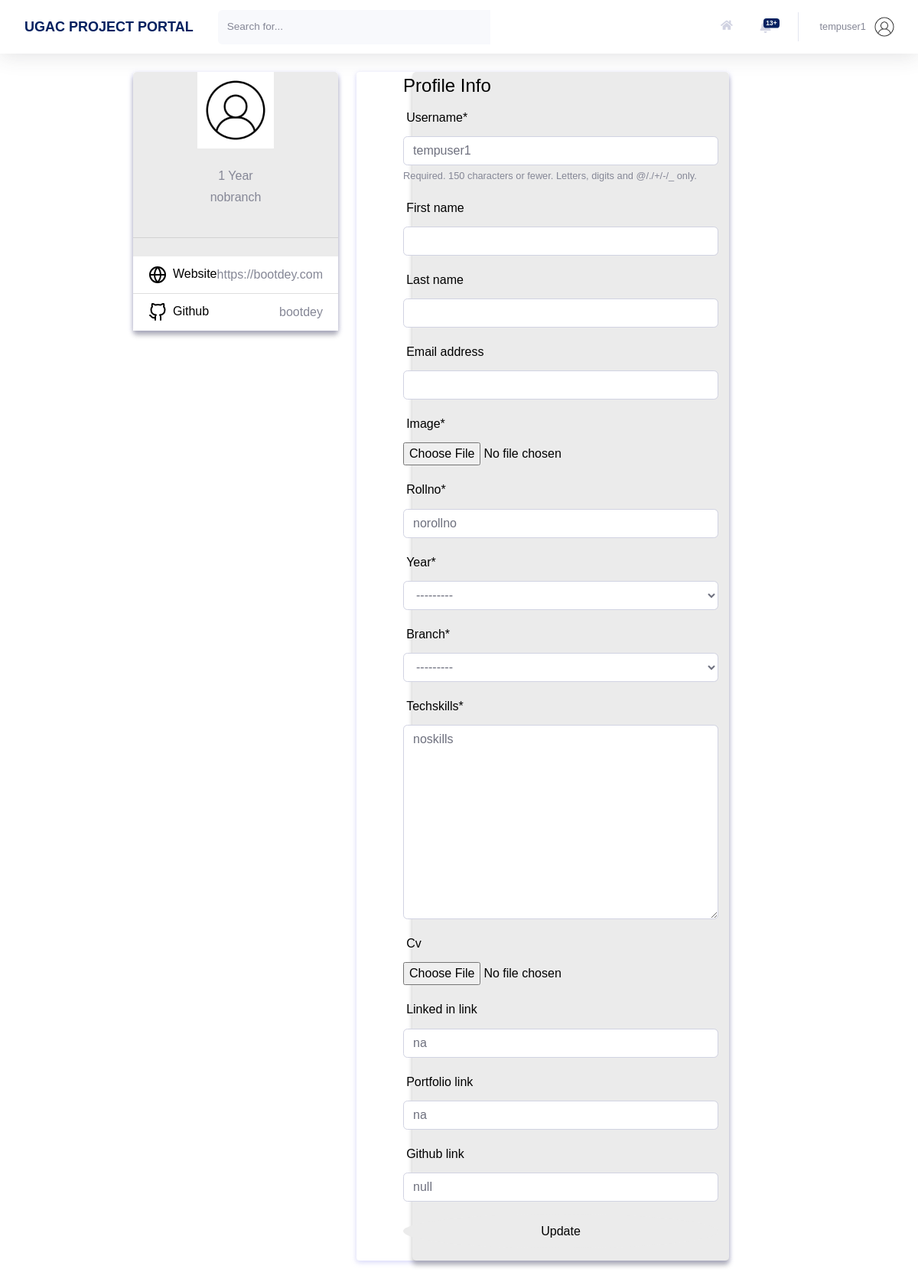
The app's page /profile/edit/ (signed in) with its own data.
### users/models.py (models this page shows, shortened)
class Profile(models.Model):
    user = models.OneToOneField(User, on_delete=models.CASCADE)
    image = models.ImageField(default = 'default.jpg', upload_to='profile_pics', blank=True)
    rollno = models.CharField(max_length=10)
    year = models.CharField(max_length=30, choices = YEAR_CHOICES)
    branch = models.CharField(max_length=30, choices = BRANCH_CHOICES)
    techskills = models.TextField()
    starred_projects = models.ManyToManyField(Project, related_name='starred_projects', blank = True)
    liked_projects = models.ManyToManyField(Project, related_name='liked_projects', blank = True)
    cv = models.FileField(blank = True, upload_to='resumes',validators=[FileExtensionValidator(allowed_extensions=['pdf'])])
    linked_in_link = models.CharField(blank=True, max_length=100)
    portfolio_link = models.CharField(blank=True, max_length=100)
    github_link = models.CharField(blank=True, max_length=100)

### users/views.py (the view)
# urls.py: path('edit/', views.profile_edit, name = 'profile-edit'),
@login_required
def profile_edit(request):
    if request.method == 'POST':
        user_update_form = UserUpdateForm(request.POST, instance = request.user)
        profile_update_form = ProfileUpdateForm(request.POST, request.FILES, instance = request.user.profile)
        if user_update_form.is_valid() and profile_update_form.is_valid():
            user_profile = Profile.objects.get(user = request.user)
            user_img = str(user_profile.image)
            user_cv = str(user_profile.cv)
            if len(request.FILES)!=0:
                if request.FILES.get('image') and user_img!="default.jpg":
                    default_storage.delete(user_img)
                elif request.FILES.get('cv') and user_cv:
                    default_storage.delete(user_cv)
            user_update_form.save()
            profile_update_form.save()
            messages.success(request, "Your profile has been updated!")
            return redirect('/profile/'+ str(request.user.id))
        else:
            messages.error(request, 'Please correct the error below.')
    else:
        user_update_form = UserUpdateForm(instance = request.user)
        profile_update_form = ProfileUpdateForm(instance = request.user.profile)
    context = {
        'title': 'Profile Edit',
        'user_form': user_update_form,
        'notifications': Notification.objects.filter(user=request.user).order_by('-time'),
        'profile_form': profile_update_form,
    }
    return render(request, 'users/profile_edit.html', context)

### users/forms.py
class UserUpdateForm(forms.ModelForm):
    class Meta:
        model = User
        fields = ['username', 'first_name', 'last_name', 'email']

class ProfileUpdateForm(forms.ModelForm):
    image = forms.FileField(
        widget = FileInput(),
    )
    class Meta:
        model = Profile
        fields = ['image', 'rollno', 'year', 'branch', 'techskills', 'cv','linked_in_link','portfolio_link','github_link']

### users/templates/users/profile_edit.html (shortened to what this page needs)
{% extends 'home/main.html' %}
{% load crispy_forms_tags %}
{% load static %}
{% block stylesheets %}
<link rel="stylesheet" type="text/css" href="{% static 'home/style.css' %}">
{% endblock stylesheets %}
{% block customStylesheets %}
<link rel="stylesheet" type="text/css" href="{% static 'users/cards.css' %}">
{% endblock customStylesheets %}
{% block mainContentBlock %}
<div class="container">
    <div class="main-body">
        <div class="row">
            <div class="col-lg-4">
                <div class="card">
                    <div class="card-body">
                        <div class="d-flex flex-column align-items-center text-center">
                            <img src="{{ user.profile.image.url }}" alt="" style="height:100px;height:100px">
                            <div class="mt-3">
                                <p class="text-secondary mb-1">{{ user.profile.year }} Year</p>
                                <p class="text-muted font-size-sm">{{ user.profile.branch }}</p>
                            </div>
                        </div>
                        <hr class="my-4">
                        <ul class="list-group list-group-flush">
                            <li class="list-group-item d-flex justify-content-between align-items-center flex-wrap">
                                <h6 class="mb-0">Website</h6>
                                <span class="text-secondary">https://bootdey.com</span>
                            </li>
                            <li class="list-group-item d-flex justify-content-between align-items-center flex-wrap">
                                <h6 class="mb-0">Github</h6>
                                <span class="text-secondary">bootdey</span>
                            </li>
                        </ul>
                    </div>
                </div>
            </div>
            <div class="col-lg-7">
                <div class="card">
                    <div class="card-body" style="margin-left: 15%;">
                        <div class="row mb-3">
                            <form method="POST" enctype="multipart/form-data">
                                <fieldset>
                                    <legend>Profile Info</legend>
                                    {{ user_form|crispy }}
									{{ profile_form|crispy }}
                                </fieldset>
                                <div>
                                    <button class="btn btn-primary btn-user btn-block" type="submit">Update</button>
                                </div>
                            </form>
                        </div>
                    </div>
                </div>
            </div>
        </div>
    </div>
</div>
</div>
<br><br><br><br>
</div>
{% endblock mainContentBlock %}

### home/templates/home/main.html (shortened to what this page needs)
{% extends 'home/base.html' %}
{% load static %}
{% load crispy_forms_tags %}
{% block content %}
{% block mainContentBlock %}{% endblock mainContentBlock %}
    {% endblock content %}

### home/templates/home/base.html (shortened to what this page needs)
{% load static %}
<!DOCTYPE html>
<html lang="en">
    <head>
        {% block stylesheets %}{% endblock stylesheets %}
        {% block customStylesheets %}{% endblock customStylesheets %}
        {% block ajaxBlock %}
        <link href="https://cdnjs.cloudflare.com/ajax/libs/select2/4.0.3/css/select2.min.css" rel="stylesheet" />
        {% endblock ajaxBlock %}
        <link rel="stylesheet" href="https://pro.fontawesome.com/releases/v5.10.0/css/all.css" />
    </head>
    {% block mainBlock %}
    <body id="page-top">
        <div id="wrapper">
            <div id="content-wrapper" class="d-flex flex-column">
                <div id="content" style="background: white;">
                    <nav class="navbar navbar-expand navbar-light bg-white topbar mb-4 static-top shadow">
                        <div class="sidebar-brand-text mx-3" style="color: #022160; font-size: large; font-weight: bold"> UGAC PROJECT PORTAL </div>
                        <form method="POST" action="{{request.get_full_path}}" class="d-none d-sm-inline-block form-inline mr-auto ml-md-3 my-2 my-md-0 mw-100 navbar-search">
                            <div class="input-group">
                                <input type="text" class="form-control bg-light border-0 small" placeholder="Search for..." aria-label="Search" aria-describedby="basic-addon2" name="search">
                                <div class="input-group-append">
                                </div>
                            </div>
                        </form>
                        <ul class="navbar-nav ml-auto">
                            <a class="nav-link" href="{% url 'home' %}" role="button" style="margin-top: 13px;">
                                <i class="fas fa-home fa-fw fa-sm mr-2 text-gray-400"></i>
                            </a>
                            <li class="nav-item dropdown no-arrow mx-1">
                                <a class="nav-link dropdown-toggle" id="alertsDropdown" role="button" data-toggle="dropdown" aria-haspopup="true" aria-expanded="false">
                                    {% if notifications.count != 0 %}
                                    <span class="badge badge-danger badge-counter">
                                        {{notifications.count}}+
                                    </span> {% endif %}
                                </a>
                            </li>
                            <li class="nav-item dropdown no-arrow">
                                <a class="nav-link dropdown-toggle" id="userDropdown" role="button" data-toggle="dropdown" aria-haspopup="true" aria-expanded="false">
                                    <span class="mr-2 d-none d-lg-inline text-gray-600 small">{{user.username}}</span>
                                    <img class="img-profile rounded-circle" src="{{user.profile.image.url}}">
                                </a>
                            </li>
                        </ul>
                    </nav>
                    <div class="container-fluid">
                        {% block content %}{% endblock content %}
                    </div>
                </div>
    </body>
    {% endblock mainBlock %}
</html>

### users/static/users/cards.css (style rules this page uses)
body { background: #f7f7ff; }
.card { position: relative; display: flex; flex-direction: column; word-wrap: break-word; background-color: #fff; background-clip: border-box; border: 0 solid transparent; border-radius: .25rem; margin-bottom: 1.5rem; box-shadow: 0 2px 6px 0 rgb(218 218 253 / 65%), 0 2px 6px 0 rgb(206 206 238 / 54%); }
.me-2 { margin-right: .5rem !important; }

### records on screen
Profile: rollno "norollno", year "---------", branch "---------", techskills "noskills", linked_in_link "na", portfolio_link "na", github_link "null"

### other values on screen
{{ notifications.count }} "13"
{{ user.username }} "tempuser1"
{{ user.profile.year }} "1"
{{ user.profile.branch }} "nobranch"
